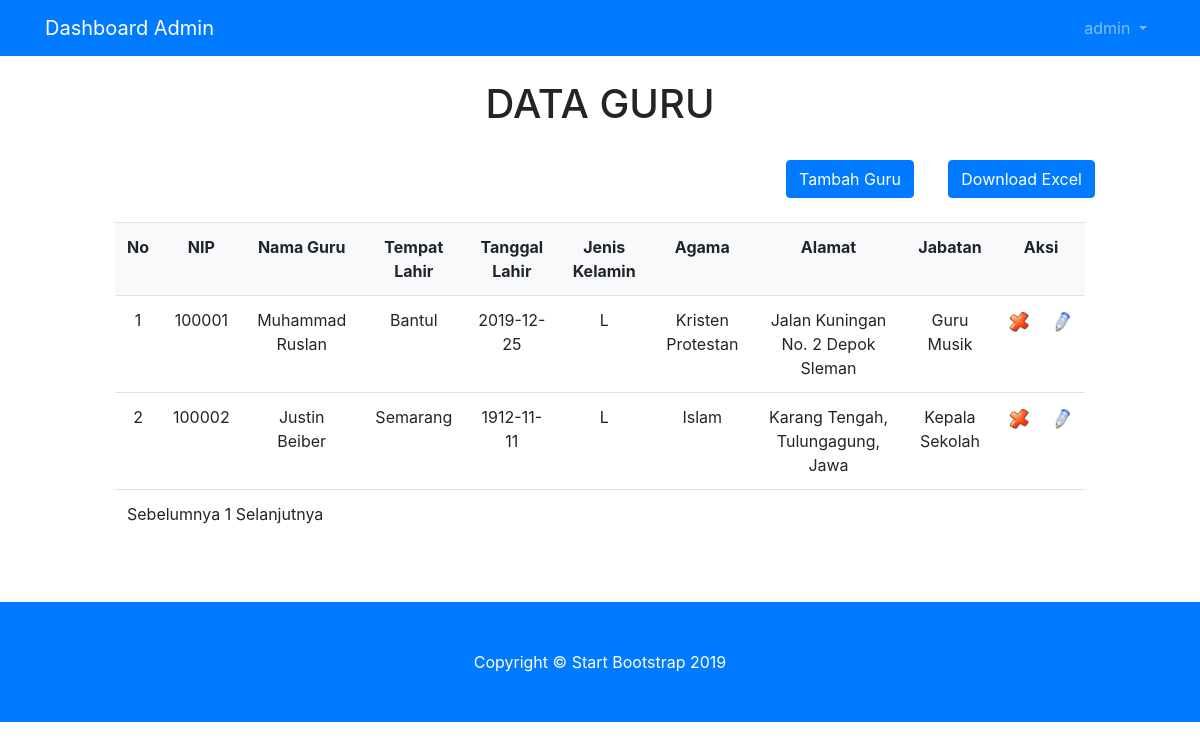
Page /dashboard/siswa/guru_data.php (signed in) on the committed database.
### tables this page shows
CREATE TABLE IF NOT EXISTS `guru` (
  `nip` int(11) NOT NULL,
  `nama` varchar(100) NOT NULL,
  `alamat` varchar(100) DEFAULT NULL,
  `gender` char(1) NOT NULL,
  `tglLahir` date DEFAULT NULL,
  `tempatLahir` varchar(100) DEFAULT NULL,
  `pass` int(11) DEFAULT NULL,
  `idJabatan` int(11) DEFAULT NULL,
  `agama` varchar(100) NOT NULL,
  `pathImg` varchar(100) DEFAULT NULL
);

CREATE TABLE IF NOT EXISTS `jabatan` (
`idJabatan` int(11) NOT NULL,
  `nama` varchar(100) DEFAULT NULL
);

### dashboard/siswa/guru_data.php (the view, shortened to what this page needs)
<?php
include '../layout/header.php';
if (empty($_SESSION['username']) AND empty($_SESSION['status'])) {
	echo "<center>Untuk mengakses halaman ini, Anda harus login <br>";
	echo "<a href=index.php><b>LOGIN</b></a></center>";
}
else{
	?>
	<br>
	<div class="container-fluid">
		<center><h1>DATA GURU</h1></center>
		<div class="row">
			<div class="col-md-1"></div>
			<div class="col-md-10">
				<br>
				<form action="guru_tambah.php">
						<div class="row">
							<div class="col-md-8"></div>
							<div class="col-md-2"><center><input type="submit" class="btn btn-primary" value="Tambah Guru" /></center></div>
							<div class="col-md-2"><center><a href="cetak_guru.php"><input type="button" class="btn btn-primary" value="Download Excel" /></a></center></div>
						</div>
						<br>
						<table class="table" >
							<tr class="bg-light">
									<td><div align="center"><strong>No</strong></div></td>
									<td><div align="center"><strong>NIP</strong></div></td>
									<td><div align="center"><strong>Nama Guru</strong></div></td>
									<td><div align="center"><strong>Tempat Lahir</strong></div></td>
									<td><div align="center"><strong>Tanggal Lahir</strong></div></td>
									<td><div align="center"><strong>Jenis Kelamin</strong></div></td>
									<td><div align="center"><strong>Agama</strong></div></td>
									<td><div align="center"><strong>Alamat</strong></div></td>
									<td><div align="center"><strong>Jabatan</strong></div></td>
									<td colspan="2"><div align="center"><strong>Aksi</strong></div></td>
								</tr>
								<?php
								$batas = 20;
								$pg = isset( $_GET['pg'] ) ? $_GET['pg'] : "";
								if ( empty( $pg ) ) {
									$posisi = 0;
									$pg = 1;
								} else {
									$posisi = ( $pg - 1 ) * $batas;
								}
								$no=0+$posisi;
								$tampil="SELECT guru.nama,nip,alamat,gender,tglLahir,tempatLahir,agama, jabatan.nama as jabatan FROM guru join jabatan on jabatan.idJabatan = guru.idJabatan limit $posisi, $batas";
								$qryTampil=mysql_query($tampil);
								while ($dataTampil=mysql_fetch_array($qryTampil)) {
									$no++;
									?>
									<tr bgcolor="#FFFFFF">
										<td align="center"><?php echo $no ; ?></td>
										<td align="center"><?php echo $dataTampil['nip']; ?></td>
										<td align="center"><?php echo $dataTampil['nama']; ?></td>
										<td align="center"><?php echo $dataTampil['tempatLahir']; ?></td>
										<td align="center"><?php echo $dataTampil['tglLahir']; ?></td>
										<td align="center"><?php echo $dataTampil['gender']; ?></td>
										<td align="center"><?php echo $dataTampil['agama']; ?></td>
										<td align="center"><?php echo $dataTampil['alamat']; ?></td>
										<td align="center"><?php echo $dataTampil['jabatan']; ?></td>
										<td>
											<div align="center">
												<a href="guru_hapus.php?nip=<?php echo $dataTampil['nip'] ; ?>" onclick="javascript: return confirm('Anda yakin hapus ?')"><img src="gambar/hapus.png" width="20"></a>
											</td>
											<td>
												<a href="guru_edit.php?nip=<?php echo $dataTampil['nip']; ?>"><img src="gambar/edit.png" width="20"></a>
											</div>
								<?php } ?>
								<tr bgcolor="#FFFFFF">
									<td colspan="11">
										<?php
										$jml_data = mysql_num_rows(mysql_query("SELECT * FROM guru"));
			$JmlHalaman = ceil($jml_data/$batas);
			if ( $pg > 1 ) {
				$link = $pg-1;
				$prev = "<a href='?pg=$link'>Sebelumnya </a>";
			} else {
				$prev = "Sebelumnya ";
			}
			$nmr = '';
			for ( $i = 1; $i<= $JmlHalaman; $i++ ){
				if ( $i == $pg ) {
					$nmr .= $i . " ";
				} else {
					$nmr .= "<a href='?pg=$i'>$i</a> ";
				}
			}
			if ( $pg < $JmlHalaman ) {
				$link = $pg + 1;
				$next = " <a href='?pg=$link'>Selanjutnya</a>";
			} else {
				$next = "Selanjutnya";
			}
			echo $prev . $nmr . $next;
			?>
		</td>
	</tr>
<br>
<br>
</div>
<div class="col-md-1"></div>
<?php }
include '../layout/footer.php';
?>

### dashboard/siswa/css/heroic-features.css (style rules this page uses)
body { padding-top: 56px; }

### rows in the picture
guru: nip "100001", nama "Muhammad Ruslan", tempatLahir "Bantul", tglLahir "2019-12-25", gender "L", agama "Kristen Protestan", alamat "Jalan Kuningan No. 2 Depok Sleman", idJabatan.nama "Guru Musik"
guru: nip "100002", nama "Justin Beiber", tempatLahir "Semarang", tglLahir "1912-11-11", gender "L", agama "Islam", alamat "Karang Tengah, Tulungagung, Jawa", idJabatan.nama "Kepala Sekolah"

### other values in the picture
$_SESSION['username'] "admin"
$prev "Sebelumnya"
$next "Selanjutnya"
